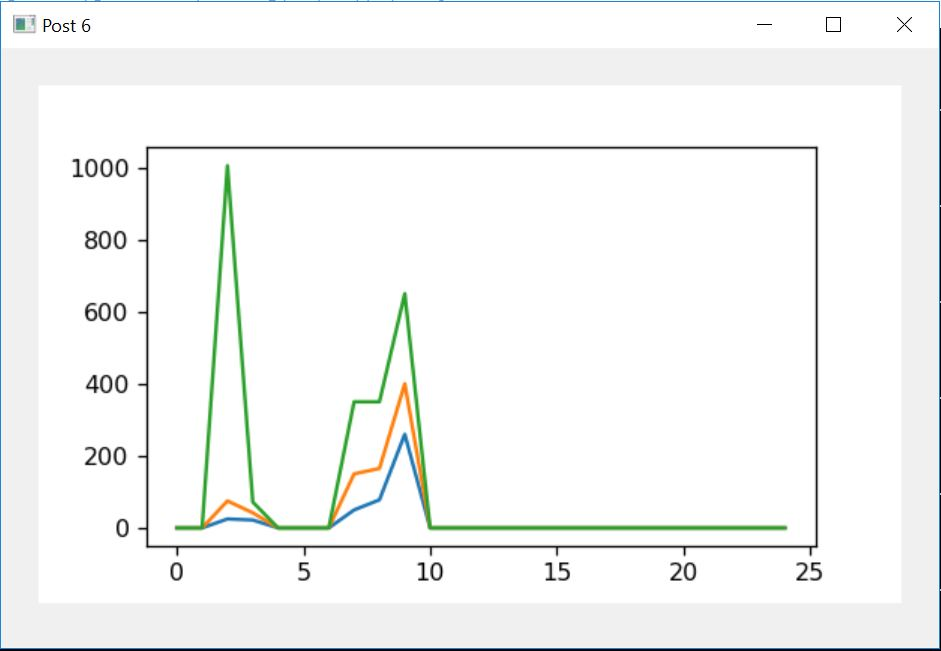

The Python source for this figure:
import sys
from PyQt6.QtWidgets import QApplication,  QWidget
from matplotlib.backends.backend_qt5agg import FigureCanvasQTAgg as FigureCanvas
from matplotlib.figure import Figure
import matplotlib.pyplot as plt


class Window(QWidget):

    def __init__(self):
        super(Window, self).__init__()

        self.initUI()

    def initUI(self):

        m = PlotCanvas(self, width=5, height=3)
        m.move(25,25)
        
 

        self.setGeometry(25, 45, 625, 400)
        self.setWindowTitle('Post 6')
        self.show()
        
                 
class PlotCanvas(FigureCanvas):

    def __init__(self, parent=None, width=5, height=3, dpi=115):
        fig = Figure(figsize=(width, height), dpi=dpi)
 

        FigureCanvas.__init__(self, fig)
        self.setParent(parent)

        FigureCanvas.updateGeometry(self)
        self.plot()


    def plot(self):
        x = [0, 0, 25, 22, 0, 0, 0, 50, 78, 260, 0, 0, 0, 0, 0, 0, 0, 0, 0, 0, 0, 0, 0, 0, 0]
        z = [0, 0, 75, 42, 0, 0, 0, 150, 165, 400, 0, 0, 0, 0, 0, 0, 0, 0, 0, 0, 0, 0, 0, 0, 0]
        a = [0, 0, 1005, 72, 0, 0, 0, 350, 350, 650, 0, 0, 0, 0, 0, 0, 0, 0, 0, 0, 0, 0, 0, 0, 0]
        y = [0, 1, 2, 3, 4, 5, 6, 7, 8, 9, 10, 11, 12, 13, 14, 15, 16, 17, 18, 19, 20, 21, 22, 23, 24]
        ax = self.figure.add_subplot(111)
        ax.plot(y,x)
        ax.plot(y,z)
        ax.plot(y,a)
        self.draw()
        
def main():

    app = QApplication(sys.argv)
    ex = Window()
    sys.exit(app.exec())


if __name__ == '__main__':
    main()
